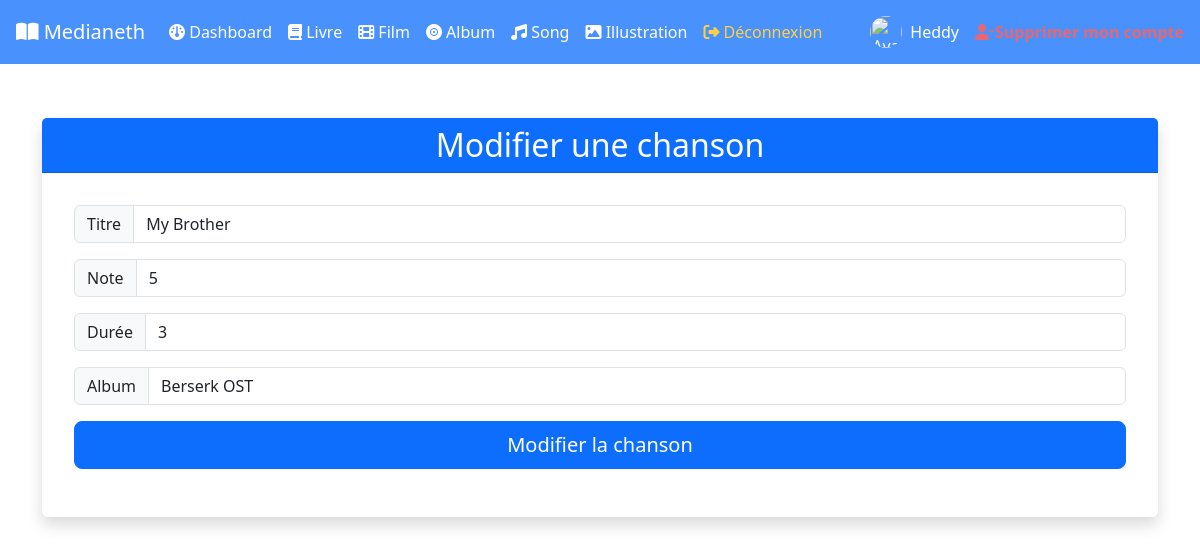
Page /Song/updateSong/8 (signed in) on the committed database.
### tables this page shows
CREATE TABLE `songs` (
  `song_id` int NOT NULL,
  `title` varchar(100) DEFAULT NULL,
  `note` int DEFAULT NULL,
  `duration` double DEFAULT NULL,
  `album_id` int DEFAULT NULL,
  `created_at` datetime NOT NULL DEFAULT CURRENT_TIMESTAMP,
  `updated_at` datetime NOT NULL DEFAULT CURRENT_TIMESTAMP
);

### controllers/SongController.php (called while the page is built, shortened)
<?php
	include_once('models/Song.php');
    include_once('models/Album.php');
	function updateSong($id){
		$fonction = "Modifier";
        $albums = Album::GetAlbum();
		$song = Song::GetSongById($id) ;
		$title = $song['title'];
		$note = $song['note'];
		$duration = $song['duration'];
		require_once('views/song/form.php');
	}

### models/Song.php (called while the page is built, shortened)
<?php
    class Song {
        public static function GetSongById($id){
            $connexion = connexionBdd() ;
            $requete = $connexion->prepare("SELECT song_id, title,album_id,note,duration FROM songs WHERE song_id = :id") ;
            $requete->bindParam(':id', $id, PDO::PARAM_INT) ;
            $requete->execute() ;
            $song = $requete->fetch(PDO::FETCH_ASSOC) ;
            return $song ;
        }
    }

### models/Album.php (called while the page is built, shortened)
<?php
    class Album extends Media{
        public static function GetAlbum(){
            $connexion = connexionBdd() ;
            $requete = $connexion->prepare("SELECT album_id,title,author,disponibility,songNumber,editor, link FROM albums INNER JOIN illustrations ON albums.illustration_id = illustrations.illustration_id") ;
            $requete->execute() ;
            $albums = $requete->fetchAll(PDO::FETCH_ASSOC) ;
            return $albums ;
        }
    }

### views/song/form.php (the view, shortened to what this page needs)
<div class="container my-5">
    <div class="card shadow border-0">
        <div class="card-header bg-primary text-white text-center">
            <h2 class="mb-0"><?php if(isset($fonction)){ echo $fonction ; }?> une chanson</h2>
        </div>
        <div class="card-body">
            <form method="post" class="p-3">
                <div class="input-group mb-3">
                    <span class="input-group-text" id="label-title">Titre</span>
                    <input type="text" class="form-control" id="title" name="title"
                           value="<?php if(isset($title)){ echo $title ;}?>"
                           required aria-describedby="label-title">
                </div>
                <div class="input-group mb-3">
                    <span class="input-group-text" id="label-note">Note</span>
                    <input type="text" class="form-control" id="note" name="note" max=5
                           value="<?php if(isset($note)){ echo $note ;}?>"
                           aria-describedby="label-note">
                </div>
                <div class="input-group mb-3">
                    <span class="input-group-text" id="label-duration">Durée</span>
                    <input type="float" class="form-control" id="duration" name="duration"
                           value="<?php if(isset($duration)){ echo $duration ;}?>"
                           required aria-describedby="label-duration" placeholder="ex: 3.45">
                </div>
                <div class="input-group mb-3">
                    <span class="input-group-text" id="label-album">Album</span>
                    <select class="form-control" name="album_id">
                        <?php foreach($albums as $row): ?>
                            <option value="<?php echo $row['album_id'];?>"><?php echo $row['title'];?></option>
                        <?php endforeach; ?>
                    </select>
                </div>
                <div class="d-grid">
                    <input type="submit" class="btn btn-primary btn-lg"
                           name="<?php if(isset($fonction)){echo $fonction ; }?>"
                           value="<?php if(isset($fonction)){echo $fonction ; }?> la chanson">
                </div>
            </form>
        </div>
    </div>
</div>

### rows in the picture
songs: title "My Brother", note "5", duration "3"

### other values in the picture
$_SESSION['login'] "Heddy"
$fonction "Modifier"
form field album_id "Berserk OST"
